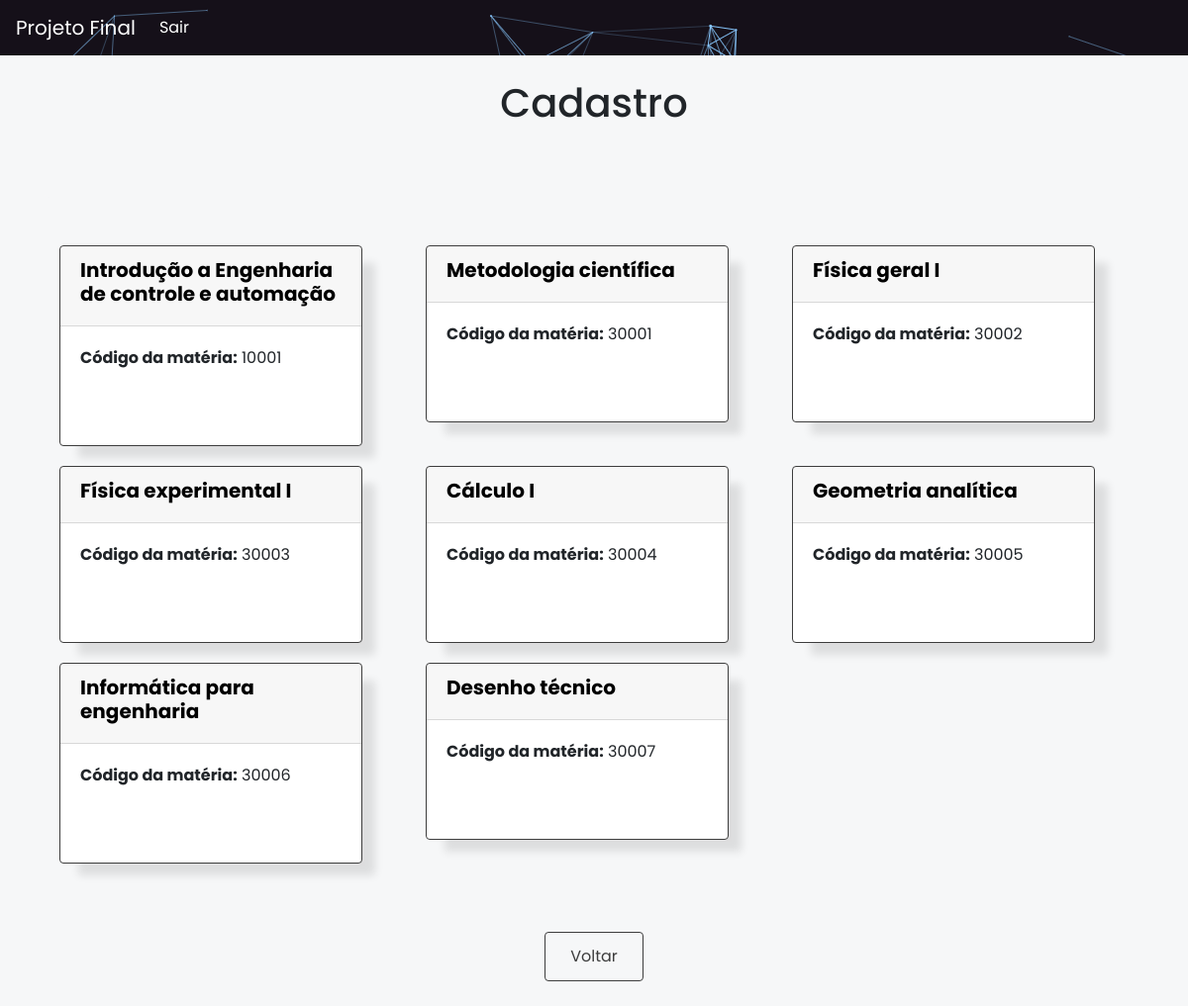
The app's page /view/vaga/pag-matricula.php with its own data.
### tables this page shows
CREATE TABLE IF NOT EXISTS `matricula` (
  `idMatricula` int (11) NOT NULL AUTO_INCREMENT,
  `nome` varchar(100) NOT NULL,
  `numero` int(5) NOT NULL,
  PRIMARY KEY (`idMatricula`)
);

### model/Entity.class.php (called while the page is built, shortened)
<?php
    class Entity extends Conexao{
        public function listMatricula($table)
        {
            $pdo = parent::getInstance();
            $sql = "SELECT * FROM $table ORDER BY idMatricula ASC";
            $statement = $pdo->query($sql);
            $statement->execute();
            return $statement->fetchAll();
        }
    }
?>

### view/vaga/pag-matricula.php (the view, shortened to what this page needs)
<?php
   include_once '../../model/Entity.class.php';
   include_once 'header.php';
   $matricula = new Entity();
?>
<div class="container mt-5" stylesheet>
  <div class="row">
    <?php foreach($matricula -> listMatricula("matricula") as $matricula) {
    ?>
            <div class="col-lg-4 col-md-4 col-sm-6 col-xs-12">
              <div class="card">
                <div class="card-header">
                    <h5 style="color: black;"><strong><?php echo $matricula['nome'] ?></strong></h5>
                </div>
                <div class="card-body">
                  <p class="card-text">
                    <strong>Código da matéria:</strong> <?php echo $matricula['numero'] ?>
                  </p>
                </div>
              </div>
            </div>
        <?php } ?>
  </div>
 <br>
</div>
<div style="height: auto; width: 100px; margin: 0 auto; margin-top: 25px; margin-bottom: 25px;">
<a style="height: 50px; width: 100px; margin: 0 auto; padding-top: 12px; text-align:center;" href="../../index.php" class="btn btn-outline-danger espaco">Voltar</a>
</div>

### view/vaga/header.php (shortened to what this page needs)
<!doctype html>
<html lang="pt-br">
  <head>
    <link rel="stylesheet" href="../../assets/css/bootstrap.min.css" />
    <link rel="stylesheet" href="https://use.fontawesome.com/releases/v5.1.0/css/all.css">
     <link rel="stylesheet" href="../../assets/css/master.css" />
  </head>
  <body class="bg-Vaga">
    <div class="container">
    <nav class="navbar navbar-expand-md navbar-dark fixed-top bg-vaga-nav">
      <a class="navbar-brand" href="../../index.php">Projeto Final</a>
      <div class="collapse navbar-collapse" id="menu">
        <ul class="navbar-nav mr-auto">
          <li class="nav-item active">
          <a class="nav-link" href="../../index.php" >Sair</a>
          </li>
        </ul>
      </div>
    </nav>
    <div class="jumbotron">
        <h1 class="d-flex justify-content-center">Cadastro</h1>
    </div>

### assets/css/master.css (style rules this page uses)
body, html { background-color: #f6f7f8; padding: 0px; margin: 0px; font-family: 'Poppins', sans-serif; }
.bg-vaga-nav { background-image: url(../../assets/img/cool-background\ \(1\).png) !important; }
.card { box-shadow: 16px 15px 9px -3px rgba(0, 0, 0, 0.1); margin-bottom: 20px; border: 1px solid #3D3D3D; width: 90%; }
.card-text { height: 5em; }
.card-header { color: #FCFCFC; }
.jumbotron { padding-top: 80px; background-color: #F6F7F8; }
.btn-outline-danger { color: #3D3D3D; background-color: transparent; background-image: none; border-color: #3D3D3D; }
.espaco { margin-right: 5px; margin-left: 5px; }

### records on screen
matricula: nome "Introdução a Engenharia de controle e automação", numero "10001"
matricula: nome "Metodologia científica", numero "30001"
matricula: nome "Física geral I", numero "30002"
matricula: nome "Física experimental I", numero "30003"
matricula: nome "Cálculo I", numero "30004"
matricula: nome "Geometria analítica", numero "30005"
matricula: nome "Informática para engenharia", numero "30006"
matricula: nome "Desenho técnico", numero "30007"
